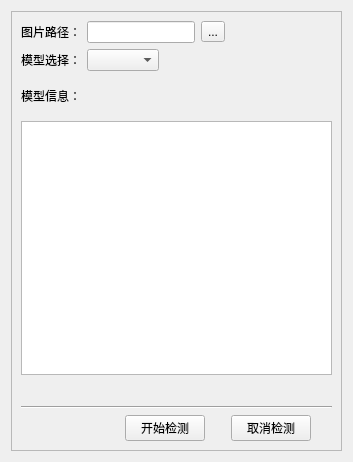
<?xml version="1.0" encoding="UTF-8"?>
<ui version="4.0">
 <class>Form</class>
 <widget class="QWidget" name="Form">
  <property name="geometry">
   <rect>
    <x>0</x>
    <y>0</y>
    <width>353</width>
    <height>462</height>
   </rect>
  </property>
  <property name="windowTitle">
   <string>检测图片</string>
  </property>
  <property name="styleSheet">
   <string notr="true"/>
  </property>
  <layout class="QHBoxLayout" name="horizontalLayout_3">
   <item>
    <widget class="QFrame" name="frame">
     <property name="frameShape">
      <enum>QFrame::StyledPanel</enum>
     </property>
     <property name="frameShadow">
      <enum>QFrame::Raised</enum>
     </property>
     <layout class="QVBoxLayout" name="verticalLayout" stretch="10,10,6,40,4,1,2">
      <item>
       <layout class="QHBoxLayout" name="horizontalLayout">
        <item>
         <widget class="QLabel" name="label">
          <property name="text">
           <string>图片路径：</string>
          </property>
         </widget>
        </item>
        <item>
         <widget class="QLineEdit" name="lineEdit_path"/>
        </item>
        <item>
         <widget class="QToolButton" name="toolButton">
          <property name="text">
           <string>...</string>
          </property>
         </widget>
        </item>
        <item>
         <spacer name="horizontalSpacer">
          <property name="orientation">
           <enum>Qt::Horizontal</enum>
          </property>
          <property name="sizeHint" stdset="0">
           <size>
            <width>40</width>
            <height>20</height>
           </size>
          </property>
         </spacer>
        </item>
       </layout>
      </item>
      <item>
       <layout class="QHBoxLayout" name="horizontalLayout_2">
        <item>
         <widget class="QLabel" name="label_2">
          <property name="text">
           <string>模型选择：</string>
          </property>
         </widget>
        </item>
        <item>
         <widget class="QComboBox" name="comboBox"/>
        </item>
        <item>
         <spacer name="horizontalSpacer_2">
          <property name="orientation">
           <enum>Qt::Horizontal</enum>
          </property>
          <property name="sizeHint" stdset="0">
           <size>
            <width>40</width>
            <height>20</height>
           </size>
          </property>
         </spacer>
        </item>
       </layout>
      </item>
      <item>
       <widget class="QLabel" name="label_3">
        <property name="text">
         <string>模型信息：</string>
        </property>
       </widget>
      </item>
      <item>
       <widget class="QTextBrowser" name="textBrowser"/>
      </item>
      <item>
       <spacer name="verticalSpacer">
        <property name="orientation">
         <enum>Qt::Vertical</enum>
        </property>
        <property name="sizeHint" stdset="0">
         <size>
          <width>20</width>
          <height>40</height>
         </size>
        </property>
       </spacer>
      </item>
      <item>
       <widget class="Line" name="line">
        <property name="orientation">
         <enum>Qt::Horizontal</enum>
        </property>
       </widget>
      </item>
      <item>
       <layout class="QHBoxLayout" name="horizontalLayout_4" stretch="10,4,2,4,2">
        <item>
         <spacer name="horizontalSpacer_6">
          <property name="orientation">
           <enum>Qt::Horizontal</enum>
          </property>
          <property name="sizeType">
           <enum>QSizePolicy::Preferred</enum>
          </property>
          <property name="sizeHint" stdset="0">
           <size>
            <width>395</width>
            <height>20</height>
           </size>
          </property>
         </spacer>
        </item>
        <item>
         <widget class="QPushButton" name="btn_start">
          <property name="sizePolicy">
           <sizepolicy hsizetype="Minimum" vsizetype="Fixed">
            <horstretch>0</horstretch>
            <verstretch>0</verstretch>
           </sizepolicy>
          </property>
          <property name="text">
           <string>开始检测</string>
          </property>
         </widget>
        </item>
        <item>
         <spacer name="horizontalSpacer_7">
          <property name="orientation">
           <enum>Qt::Horizontal</enum>
          </property>
          <property name="sizeHint" stdset="0">
           <size>
            <width>30</width>
            <height>20</height>
           </size>
          </property>
         </spacer>
        </item>
        <item>
         <widget class="QPushButton" name="btn_giveup">
          <property name="sizePolicy">
           <sizepolicy hsizetype="Minimum" vsizetype="Fixed">
            <horstretch>0</horstretch>
            <verstretch>0</verstretch>
           </sizepolicy>
          </property>
          <property name="text">
           <string>取消检测</string>
          </property>
         </widget>
        </item>
        <item>
         <spacer name="horizontalSpacer_8">
          <property name="orientation">
           <enum>Qt::Horizontal</enum>
          </property>
          <property name="sizeHint" stdset="0">
           <size>
            <width>30</width>
            <height>20</height>
           </size>
          </property>
         </spacer>
        </item>
       </layout>
      </item>
     </layout>
    </widget>
   </item>
  </layout>
 </widget>
 <resources/>
 <connections/>
</ui>
